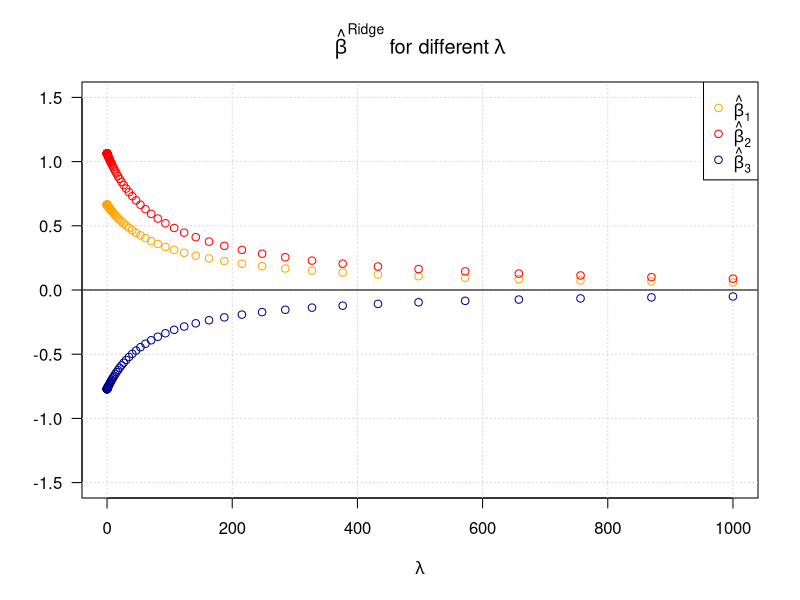
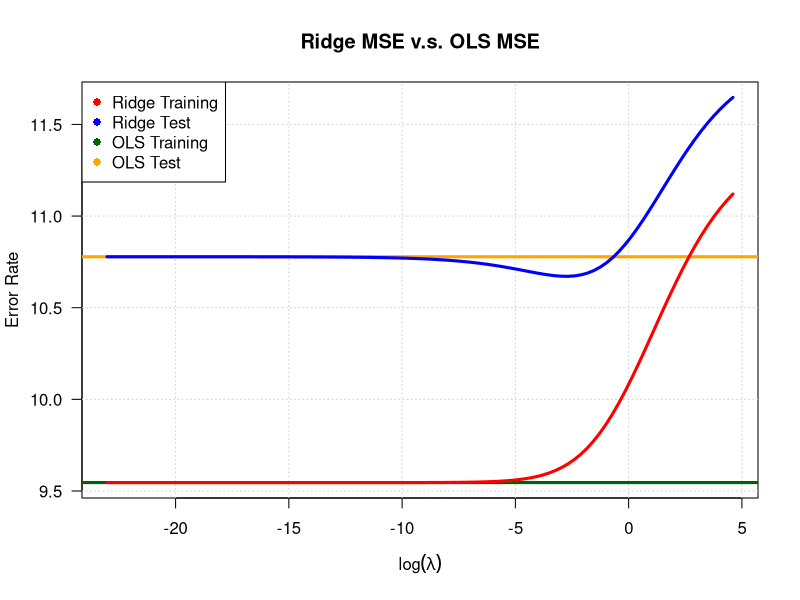
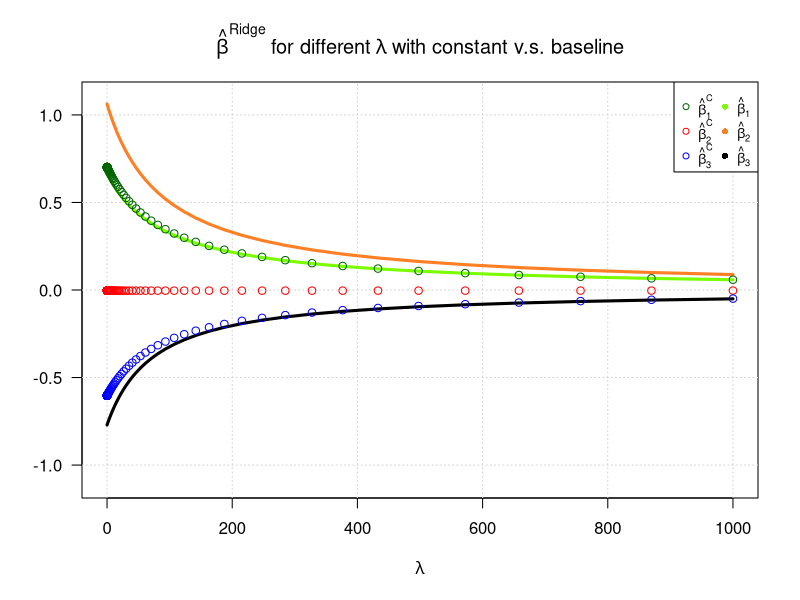
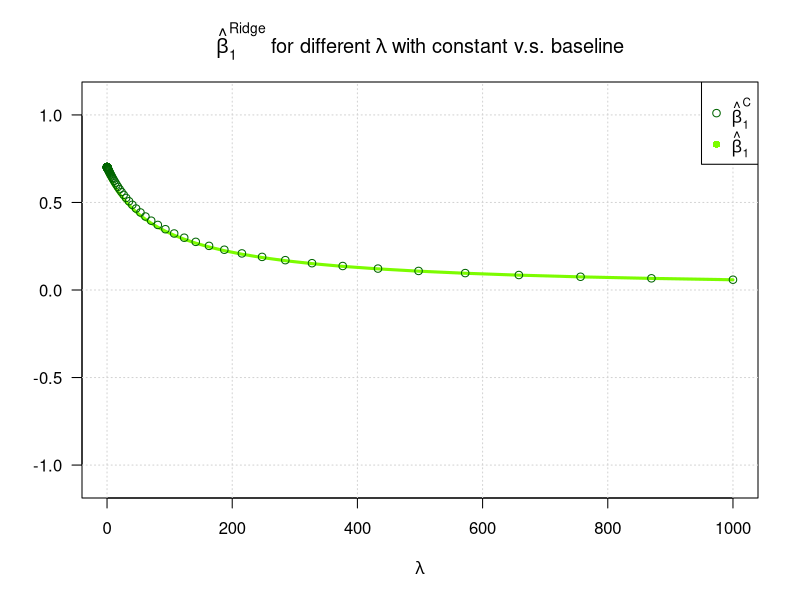
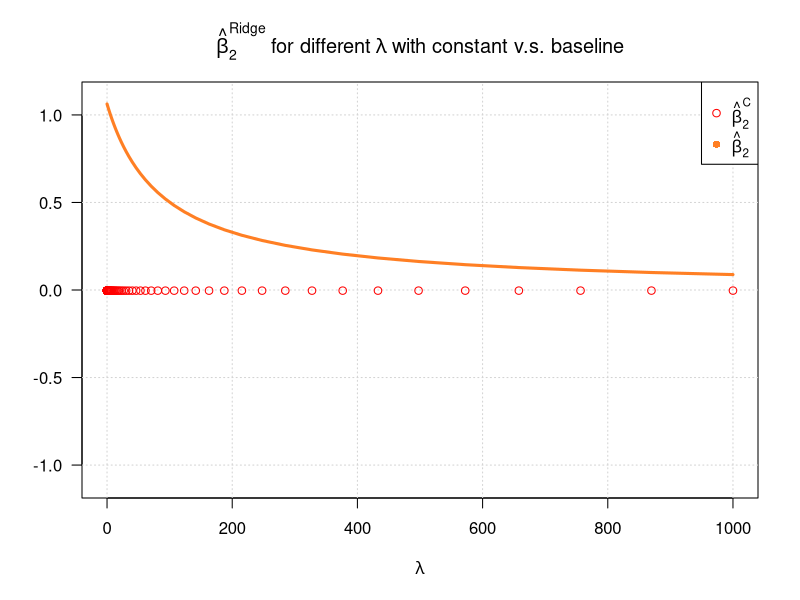
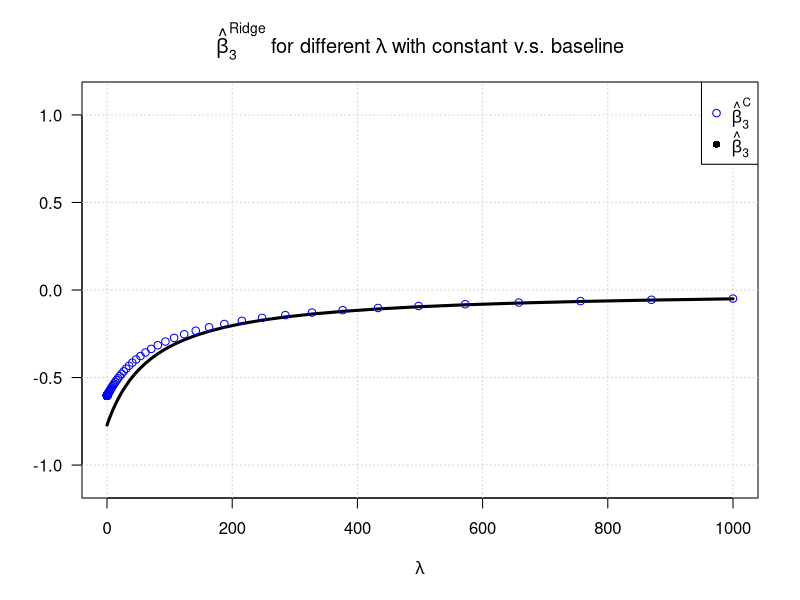
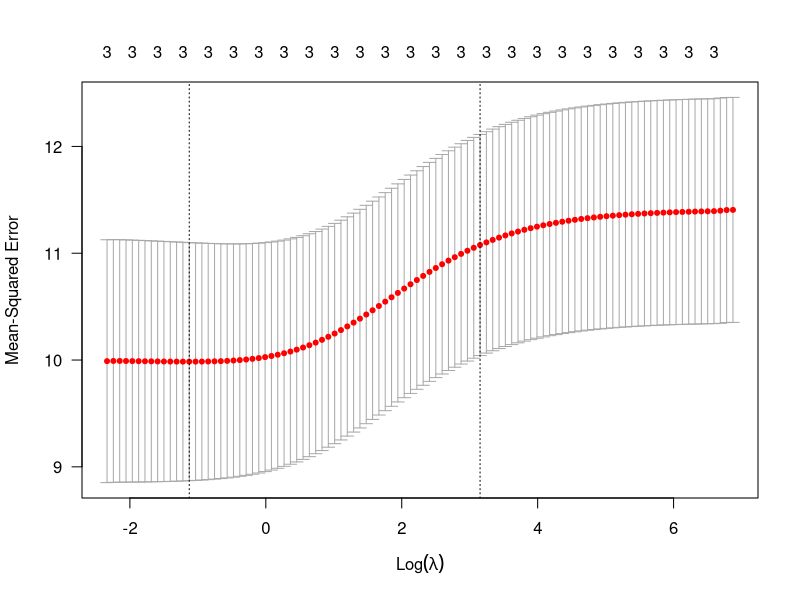
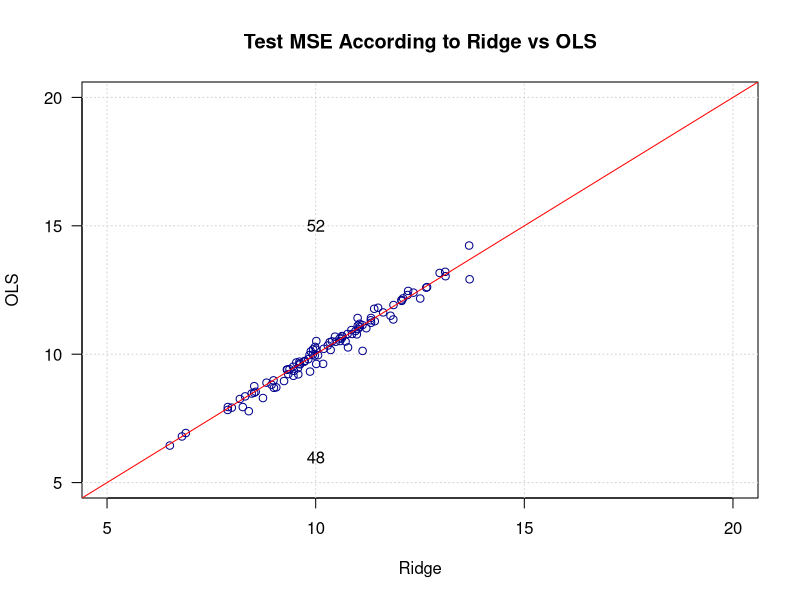

Here is the R script that generated these plots, in order: (Note: this script raises an error after producing the figures.)
## ---- chunk 1

set.seed(777)

library(MASS)

# Parameters

n <- 100
beta.true <- c(0.5, 0.5, -0.5)
sigma <- matrix(c(2,0.1,0.1,0.1,3,0.1,0.1,0.1,4) ,nrow= 3, ncol= 3, byrow=TRUE)
mu <- rep(0,3)

# Data generator

data.generator <- function(n, sigma, mu, beta){
  x <- mvrnorm(n, mu, sigma)
  e <- rnorm(n, 0, sqrt(10))
  y <- x %*% beta + e
  x.1 <- (x[,1] - mean(x[,1])) / sd(x[,1])
  x.2 <- (x[,2] - mean(x[,2]))/ sd(x[,2])
  x.3 <- (x[,3] - mean(x[,3]))/ sd(x[,3])
  x.sd <- cbind(x.1, x.2, x.3)
  data <- data.frame ("y" = y, "x.sd" = x.sd, "x" = x)
  return(data)
}

# Training data for the Exercises 

data <- data.generator(n, sigma, mu, beta.true)
head(data)

# Storing the centered and uncentered covariates in a matrix for later convenience 

x.sd <- cbind(data$x.sd.x.1, data$x.sd.x.2, data$x.sd.x.3)
x <- cbind(data$x.1, data$x.2, data$x.3)



## ---- chunk 2

# Ridge-regression function

ridge <- function(x,y,lambda, p = 3){
  beta.ridge <- solve(t(x) %*% x + diag(lambda, nrow = p, ncol = p)) %*% t(x) %*% y
  return(beta.ridge)
}


## ---- chunk 3

# Grid for the lambdas 

grid <- 10^ seq (3, -3, length = 100)

# Storage matrix for the regression outputs 

beta.ridge <- matrix(NA, nrow = 3, ncol= length(grid))

# Ridge regression over the grid

for (i in 1:length(grid)){
  lam <- grid[i]
  beta.ridge[,i] <- ridge(x.sd, data$y, lam)
}

# Plot

par(las = 1)
ylimits = c(-1.5, 1.5)
plot(x=grid, y=beta.ridge[1,], col = "red", ylim = ylimits, 
     xlab = expression(lambda), ylab = "", 
     main = expression(hat(beta)^Ridge ~ "for different" ~ lambda), type = "n")
grid()
points(x=grid, y=beta.ridge[1,], col = "orange", lwd = 1)
points(x=grid, y=beta.ridge[2,], col = "red", lwd = 1)
points(x=grid, y=beta.ridge[3,], col = "darkblue", lwd = 1)
abline(h = 0, col = "black")
legend("topright", c(expression(hat(beta)[1]), expression(hat(beta)[2]), expression(hat(beta)[3])), 
       col = c("orange", "red", "darkblue"), pch = 1)
## ---- chunk 4
set.seed(123)

# Creating a new grid for the values of lambda

grid <- 10^ seq (2, -10, length = 100)

# Generating test data

test.data <- data.generator(n, sigma, mu, beta.true)

# Uncentered test data
x.t <- cbind(test.data$x.1, test.data$x.2, test.data$x.3)

# Centered test data

x.sd.t <- cbind(test.data$x.sd.x.1, test.data$x.sd.x.2, test.data$x.sd.x.3)

# Containers for the train- and test errors of the ridge regression 

train.error <- c()
test.error <- c()

for (i in 1:length(grid)){
  y.hat <- x.sd %*% beta.ridge[,i]
  train.error[i] <- mean((data$y - y.hat)^2)
  y.hat.t <- x.sd.t %*% beta.ridge[,i]
  test.error[i] <- mean((test.data$y - y.hat.t)^2)
}

# Train - and test errors for the OLS function

lm.obj <- lm(data$y ~ x.sd.x.1 + x.sd.x.2 + x.sd.x.3 -1, data = data)
lm.obj.test <- x.sd.t %*% lm.obj$coefficients


ols.train.error <- mean((lm.obj$fitted.values - data$y)^2)
ols.test.error <- mean((lm.obj.test - test.data$y)^2)



# Plot

par(las = 1)
plot(x = log(grid), y = train.error, col = "red", main = "Ridge MSE v.s. OLS MSE", ylim = c(min(train.error, test.error), max(train.error, test.error)), 
     type = "n", 
     xlab = expression(log(lambda)), ylab = "Error Rate")
grid()
abline(h = ols.train.error, col = "darkgreen", lwd = 3)
abline(h = ols.test.error, col = "orange", lwd = 3)
lines(x = log(grid),  y = test.error, col = "blue", lwd = 3)
lines(x = log(grid),  y = train.error, col = "red", lwd = 3)
legend("topleft", legend = c("Ridge Training", "Ridge Test", "OLS Training", 
                             "OLS Test"), pch = c(16,16, 16, 16),
       col = c("red", "blue", "darkgreen", "orange"), 
       cex = 1)
 


## ---- chunk 5

x.sd2 <- x.sd
x.sd2[,2] <- rep(-10, n)

grid <- 10^ seq (3, -3, length = 100)

# Storage matrix for the regression outputs 

beta.ridge.d <- matrix(NA, nrow = 3, ncol= length(grid))

# Ridge regression over the grid

for (i in 1:length(grid)){
  lam <- grid[i]
  beta.ridge.d[,i] <- ridge(x.sd2, data$y, lam)
}

# OLS regression


lm.obj <- lm(data$y ~ x.sd2 -1)


# Code for plot in 1d) 

# Common plot of all coefficient estimates
par(las = 1)
ylimits = c(-1.1, 1.1)
plot(x=grid, y=beta.ridge.d[1,], col = "red", ylim = ylimits, 
     xlab = expression(lambda), ylab = "", 
     main = expression(hat(beta)^Ridge ~ "for different" ~ lambda ~ "with constant v.s. baseline"), 
     type = "n")
grid()
lines(x=grid, y=beta.ridge[1,], col = "lawngreen", lwd = 3)
lines(x=grid, y=beta.ridge[2,], col = "chocolate1", lwd = 3)
lines(x=grid, y=beta.ridge[3,], col = "black", lwd = 3)
points(x=grid, y=beta.ridge.d[1,], col = "darkgreen", pch = 1)
points(x=grid, y=beta.ridge.d[2,], col = "red", pch = 1)
points(x=grid, y=beta.ridge.d[3,], col = "blue", pch = 1)
lgd.ordering <- matrix(c(1:6), ncol = 2, nrow = 3, byrow = F)
legend("topright", 
       c(expression(hat(beta)[1]^C), expression(hat(beta)[2]^C), expression(hat(beta)[3]^C),
         expression(hat(beta)[1]), expression(hat(beta)[2]), expression(hat(beta)[3]))[lgd.ordering], 
       pch = c(1, 1, 1, 16, 16, 16)[lgd.ordering],
       ncol = 2,
       col = c("darkgreen", "red", "blue", "lawngreen", "chocolate1", "black")[lgd.ordering],
       cex = 0.8)

# Plots of individual coefficient estimates
plot(x=grid, y= beta.ridge.d[1,], col = "darkgreen", ylim = ylimits, type = "n",
     main = expression(hat(beta)[1]^Ridge ~ "for different" ~ lambda ~ "with constant v.s. baseline"), 
     xlab = expression(lambda),
     ylab = "")
grid()
lines(x=grid, y= beta.ridge[1, ], col = "lawngreen", lwd = 3)
points(x=grid, y= beta.ridge.d[1, ], col = "darkgreen")
legend("topright", legend = c(expression(hat(beta)[1]^C), expression(hat(beta)[1])), 
       col = c("darkgreen", "lawngreen"), pch = c(1, 16))

plot(x=grid, y= beta.ridge.d[2,], col = "red", ylim = ylimits, type = "n",
     main = expression(hat(beta)[2]^Ridge ~ "for different" ~ lambda ~ "with constant v.s. baseline"), 
     xlab = expression(lambda),
     ylab = "")
grid()
lines(x=grid, y= beta.ridge[2, ], col = "chocolate1", lwd = 3)
points(x=grid, y= beta.ridge.d[2, ], col = "red")
legend("topright", legend = c(expression(hat(beta)[2]^C), expression(hat(beta)[2])), 
       col = c("red", "chocolate1"), pch = c(1, 16))

plot(x=grid, y= beta.ridge.d[3,], col = "blue", ylim = ylimits, type = "n",
     main = expression(hat(beta)[3]^Ridge ~ "for different" ~ lambda ~ "with constant v.s. baseline"), 
     xlab = expression(lambda),
     ylab = "")
grid()
lines(x=grid, y= beta.ridge[3, ], col = "black", lwd = 3)
points(x=grid, y= beta.ridge.d[3, ], col = "blue")
legend("topright", legend = c(expression(hat(beta)[3]^C), expression(hat(beta)[3])), 
       col = c("blue", "black"), pch = c(1, 16))






## ---- chunk 6

library(glmnet)


ridge.mod <- glmnet(x.sd, data$y, alpha = 0, lambda = grid, tresh = 1e-12, intercept = FALSE)

# Set seed for the cross validation procedure
set.seed(1)

cv.ridge <- cv.glmnet(x.sd, data$y, alpha = 0, intercept = FALSE)
plot(cv.ridge)

lam.star <- cv.ridge$lambda.min
lam.star




## ---- chunk 7

set.seed(1)

rep <- 100


MSE <- matrix(NA,rep,2)
colnames(MSE) <- c("Ridge", "OLS")

for (i in 1:rep){
  
  # Data generating process 
  train.data <- data.generator(n, sigma, mu, beta.true)
  test.data <- data.generator(n,sigma, mu, beta.true)
  
  # Storing the x variables into matrixes for convinience 
  
    # Train covariates
  x <- cbind(train.data$x.1, train.data$x.2, train.data$x.3)
  x.sd <- cbind(train.data$x.sd.x.1, train.data$x.sd.x.2, train.data$x.sd.x.3)
  
    #Test covariates
  
  x.t <- cbind(test.data$x.1, test.data$x.2, test.data$x.3)
  x.sd.t <- cbind(test.data$x.sd.x.1, test.data$x.sd.x.2, test.data$x.sd.x.3)
  
  # Ridge regession and prediction of the optimal lambda 
  
  ridge.mod <- glmnet(x.sd, train.data$y, alpha = 0,
                      lambda = grid, tresh = 1e-12, intercept = FALSE)
  
  cv.ridge <- cv.glmnet(x.sd, train.data$y, alpha = 0, intercept = FALSE)
  
  lam.star <- cv.ridge$lambda.min
  
  ridge.test <- predict(ridge.mod, s= lam.star, newx = x.sd.t)
  
  # Ridge MSE
  
  MSE[i,1] <- mean(( ridge.test - test.data$y)^2)
  
  # OLS fit 
  
  lm.obj <- lm(y ~ x.sd.x.1 + x.sd.x.2 + x.sd.x.3 -1, data = train.data)
  
  lm.obj.test <- x.sd.t %*% lm.obj$coefficients
  
  #OLS MSE
  
  MSE[i,2] <- mean( (lm.obj.test - test.data$y)^2)
}

# Plot OLS MSE vs. Ridge MSE

# Percentage of values above the 45 degree line

above <- mean(MSE[,1]<=MSE[,2])*100


plot(MSE[,1],MSE[,2], xlim = c(5,20), ylim = c(5,20),
     main = "Test MSE According to Ridge vs OLS",
     xlab = "Ridge", ylab = "OLS", type = "n")
grid()
points(MSE[,1],MSE[,2], col = "darkblue")
abline(a = 0, b = 1, col = "red")
text(10, 15, above)
text(10, 6, 100-above)



# Boxplot

boxplot(MSE, ylab = "MSE", col = c("cyan1", "lightsalmon"),  main = "Test MSE According to Ridge vs OLS")


## ---- chunk 8

##### 1 

set.seed(527)
n <- 100


beta.true <- c(0.5, 0.5, -0.5)

# a,b,c are the elements in the diagonal of the VCovar Matrix 

covmatrix <- function(a,b,c,d){
  matrix(c(a,sqrt(a*b)-d,sqrt(a*c)-3*d,
           sqrt(a*b)-d,b,sqrt(b*c)-d,
           sqrt(a*c)-3*d,sqrt(b*c)-d,c),
         nrow= 3, ncol= 3, byrow=TRUE)
}


sigma2 <- covmatrix(11,15,11,0.01)

mu <- rep(0,3)
rep <- 100
grid <- 10^ seq (5, -2, length = 100)

MSE2 <- matrix(NA,rep,2)
colnames(MSE2) <- c("Ridge*", "OLS*")

for (i in 1:rep){
  train.data <- data.generator(n, sigma2, mu, beta.true)
  test.data <- data.generator(n,sigma2, mu, beta.true)
  
  x <- cbind(train.data$x.1, train.data$x.2, train.data$x.3)
  x.sd <- cbind(train.data$x.sd.x.1, train.data$x.sd.x.2, train.data$x.sd.x.3)
  
  x.t <- cbind(test.data$x.1, test.data$x.2, test.data$x.3)
  x.sd.t <- cbind(test.data$x.sd.x.1, test.data$x.sd.x.2, test.data$x.sd.x.3)
  
  ridge.mod <- glmnet(x.sd, train.data$y, alpha = 0,
                      lambda = grid, tresh = 1e-12,intercept = F
                      )
  cv.ridge <- cv.glmnet(x.sd, train.data$y, alpha = 0,intercept = F)
  
  lam.star <- cv.ridge$lambda.min
  
  ridge.test <- predict(ridge.mod, s= lam.star, newx = x.sd.t)
  
  lm.obj <- lm(train.data$y ~ train.data$x.sd.x.1 + train.data$x.sd.x.2 +
                 train.data$x.sd.x.3 -1)
  
  lm.obj.test <- x.sd.t %*% lm.obj$coefficients
  
  MSE2[i,1] <- mean(( ridge.test - test.data$y)^2)
  MSE2[i,2] <- mean( (lm.obj.test - test.data$y)^2)
}

# Plot OLS MSE vs. Ridge MSE


above2 <- mean(MSE2[,1]<=MSE2[,2])*100

plot(MSE2[,1],MSE2[,2], col="blue",xlim = c(8.5,11.5),ylim = c(8.5,11.5),
     xlab = "Ridge",ylab = "OLS", main = "Test MSE According to Ridge vs OLS (high covariance)")
lines(c(0:20),c(0:20), col = "red")
text(9, 10, above2)
text(10, 9.5, 100-above2)



# Boxplot

boxplot(cbind(MSE,MSE2),  ylab = "MSE", col = c("cyan1", "lightsalmon"), main = "Test MSE According to Ridge vs OLS, various scenarios" )
lines(0:7,rep(10,8),col="red", lwd= 2.5)


##### 2

set.seed(527)
n <- 100
beta.true <- c(0.5, 0.5, -0.5)
mu <- rep(0,3)
rep <- 100
grid <- 10^ seq (5, -2, length = 100)

MSE3 <- matrix(NA,rep,2)

colnames(MSE3) <- c("Ridge°", "OLS°")

sigma <- matrix(c(2,0.1,0.1,0.1,3,0.1,0.1,0.1,4) ,
                 nrow= 3, ncol= 3, byrow=TRUE)

for (i in 1:rep){
  
  train.data <- data.generator(n, sigma, mu, beta.true)
  test.data <- data.generator(n,sigma, mu, beta.true)
  
  # Noise variables are already centered 
  x4 <- rnorm(n,2,1)
  x5 <- runif(n,1-sqrt(3),1+sqrt(3))
  x6 <- runif(n,2-sqrt(3),2+sqrt(3))
  x7 <- rnorm(n,4,1)
  x8 <- runif(n,-1-sqrt(3),-1+sqrt(3))
  x9 <- rnorm(n,-2,1)
  x10 <- runif(n,-sqrt(3),sqrt(3))
  x4t <- rnorm(n,2,1)
  x5t <- runif(n,1-sqrt(3),1+sqrt(3))
  x6t <- runif(n,2-sqrt(3),2+sqrt(3))
  x7t <- rnorm(n,4,1)
  x8t <- runif(n,-1-sqrt(3),-1+sqrt(3))
  x9t <- rnorm(n,-2,1)
  x10t <- runif(n,-sqrt(3),sqrt(3))
  
  
  x.sd <- cbind(train.data$x.sd.x.1, train.data$x.sd.x.2,
        train.data$x.sd.x.3,x4,x5,x6,x7,x8,x9,x10)
  x.sd.t <- cbind(test.data$x.sd.x.1, test.data$x.sd.x.2, 
        test.data$x.sd.x.3,x4t,x5t,x6t,x7t,x8t,x9t,x10t)
  
  
  ridge.mod <- glmnet(x.sd, train.data$y, alpha = 0,
                      lambda = grid, tresh = 1e-12,intercept = F)
  
  cv.ridge <- cv.glmnet(x.sd, train.data$y, alpha = 0,intercept = F)
  
  lam.star <- cv.ridge$lambda.min
  
  ridge.test <- predict(ridge.mod, s= lam.star, newx = x.sd.t)
  
  lm.obj <- lm(train.data$y ~ train.data$x.sd.x.1 + train.data$x.sd.x.2 +
                 train.data$x.sd.x.3+x4+x5+x6+x7+x8+x9+x10 -1)
  lm.obj.test <- x.sd.t %*% lm.obj$coefficients
  
  MSE3[i,1] <- mean(( ridge.test - test.data$y)^2)
  MSE3[i,2] <- mean( (lm.obj.test - test.data$y)^2)
}

# Plot OLS MSE vs. Ridge MSE

above3 <- mean(MSE3[,1]<=MSE3[,2])*100

plot(MSE3[,1],MSE3[,2],col="blue",
     xlab = "Ridge",ylab = "OLS",xlim = c(7,15),
     ylim = c(7,15), main = "Test MSE According to Ridge vs OLS (noise variables)")
lines(c(0:20),c(0:20), col = "red")
text(10,12, above2)
text(10,8, 100-above2)



# Boxplot

boxplot(cbind(MSE,MSE2,MSE3), ylab = "MSE", col = c("cyan1", "lightsalmon"), main = "Test MSE According to Ridge vs OLS, various scenarios" )
lines(0:7,rep(10,8),col="red", lwd= 2.5)


plot(MSE[,1],MSE[,2],col="darkblue",
     xlab = "Ridge",ylab = "OLS",xlim = c(7,15),
     ylim = c(7,15), main = "Test MSE According to Ridge vs OLS, various scenarios", pch= 16)
grid()
points(MSE2[,1],MSE2[,2],col="orange", pch = 15)
points(MSE3[,1],MSE3[,2],col="red", pch = 17)
lines(c(0:20),c(0:20), col = "black")
legend("bottomright", c("Basline", "High covariance", "Noise variables"),
       col = c("darkblue", "orange", "red"), pch = c(16,15,17))




####### 3

n_low <- 2
set.seed(55) # same as above 

data_n_low <- data.generator(n = n_low, sigma, mu, beta = beta.true)
x.sd_n_low <- cbind(data_n_low$x.sd.x.1, data_n_low$x.sd.x.2, data_n_low$x.sd.x.3)
x_n_low <- cbind(data_n_low$x.1, data_n_low$x.2, data_n_low$x.3)

# OLS fails: 

beta.OLS_n_low <- solve(t(x_n_low) %% x_n_low) %% t(x_n_low) %*% y

# Ridge works: 

beta.ridge_n_low <- matrix(NA, ncol = length(grid), nrow = 3)

for (i in 1:length(grid)){
  lam <- grid[i]
  beta.ridge_n_low[,i] <- ridge(x.sd_n_low, data_n_low$y, lam)
}

head(t(beta.ridge_n_low))


